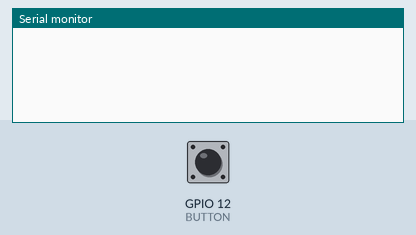
This program was run on a simulated ESP32. On the bench: the last lines printed to the serial monitor. The test bench sets the inputs (shaded band); at power-on: GPIO 12 (BUTTON) HIGH.

Above: at 1.2 s.
1.3 s: GPIO 12 (BUTTON) pulled LOW for 0.15 s
At 2.6 s:
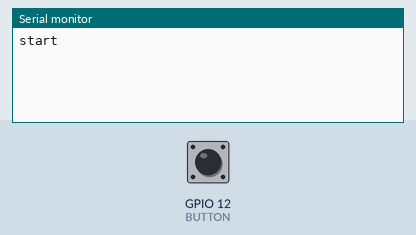
4.4 s: GPIO 12 (BUTTON) pulled LOW for 1 s
8.4 s: GPIO 12 (BUTTON) pulled LOW for 0.15 s
At 14.8 s:
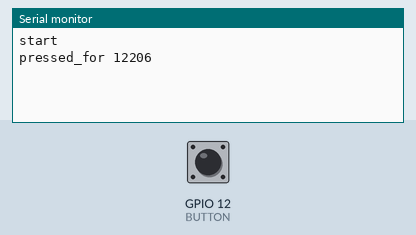

Measured:
- after the input at 1.3 s, the serial monitor: prints a new line at once (image 1)
- after the input at 8.4 s, the serial monitor: prints a new line after 5.2 s (image 2)

The program:

main.cpp
```cpp
#include <Arduino.h>
#include <WiFi.h>
#include <esp_now.h>
#include "driver/rtc_io.h"

#define BUTTON GPIO_NUM_12

enum e_side {SIDE_NONE, SIDE_A, SIDE_B};
enum e_action {ACTION_TAP, ACTION_LONG, ACTION_RESET};

typedef struct {
	e_side side;
	e_action action;
} t_transmission;

e_side side = SIDE_A;

uint8_t master_address[] = {0xC8, 0xC9, 0xA3, 0xD1, 0x3A, 0x58};
esp_now_peer_info_t peer;

uint32_t tick = 0;
uint32_t debounce = 0;
uint32_t pressed_for = 0;
bool is_pressed = false;
bool can_send = true;

// callback when data is sent
void on_data_sent(const uint8_t *mac_addr, esp_now_send_status_t status) {
	can_send = true;
}

void send(e_action action)
{
	t_transmission transmission = {side, action};

	can_send = false;
	esp_now_send(0, (uint8_t *) &transmission, sizeof(t_transmission));
}

void setup() {
	setCpuFrequencyMhz(80);

	Serial.begin(9600);

	rtc_gpio_deinit(BUTTON);

	pinMode(BUTTON, INPUT_PULLUP);

	WiFi.mode(WIFI_STA);

	if (esp_now_init() != ESP_OK)
	{
		Serial.println("Error initializing ESP-NOW");
		while(1);
	}

	esp_now_register_send_cb(on_data_sent);

	peer.channel = 0;
	peer.encrypt = false;
	memcpy(peer.peer_addr, master_address, 6);

	if (esp_now_add_peer(&peer) != ESP_OK)
	{
		Serial.println("Failed to add peer");
		while(1);
	}
}

void loop()
{
	if(is_pressed)
	{
		pressed_for++;
		debounce++;
		tick = 0;
	}

	uint8_t signal = !digitalRead(BUTTON);

	if(signal)
	{
		if(is_pressed == false)
			Serial.println("start");
		is_pressed = true;
		debounce = 0;
	}

	if(debounce >= 5000)
	{
		if(pressed_for > 1000 && pressed_for < 15000)
			send(ACTION_TAP);
		Serial.printf("pressed_for %d\n", pressed_for);
		is_pressed = false;
		pressed_for = 0;
		debounce = 0;
	}

	if(pressed_for == 50000)
		send(ACTION_LONG);
	else if(pressed_for == 100000)
		send(ACTION_RESET);


	// wait around 3 minutes to go to sleep. (100000 ticks equals roughly 3 seconds)
	if(tick == 100000 * 60)
	{
		Serial.println("deep_sleep");
		rtc_gpio_pullup_en(BUTTON);
		esp_sleep_enable_ext0_wakeup(BUTTON, LOW);
		esp_deep_sleep_start();
	}

	tick++;
}
```
